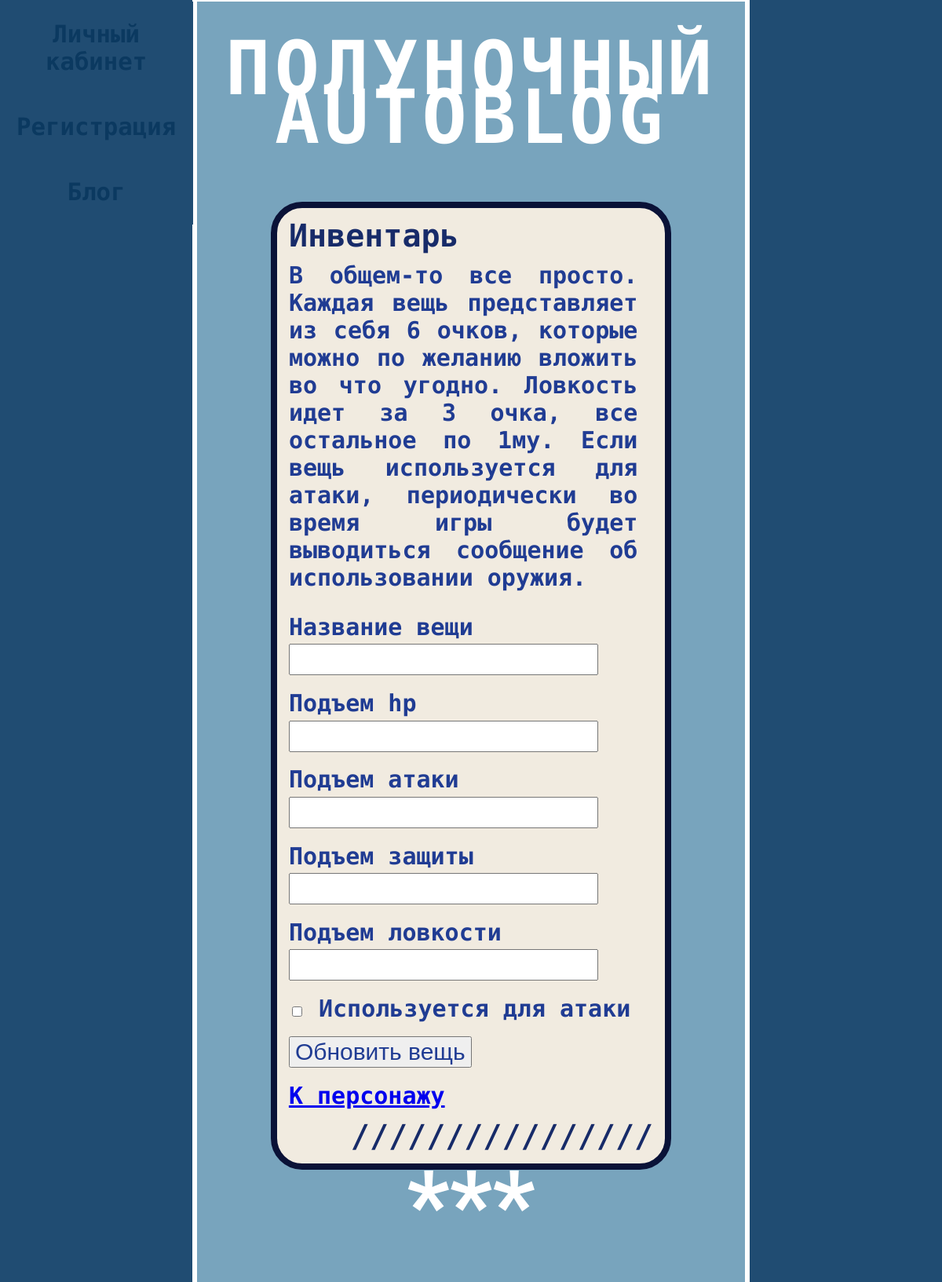
The app's page /profile/show_char/item/1 (signed in), older data.
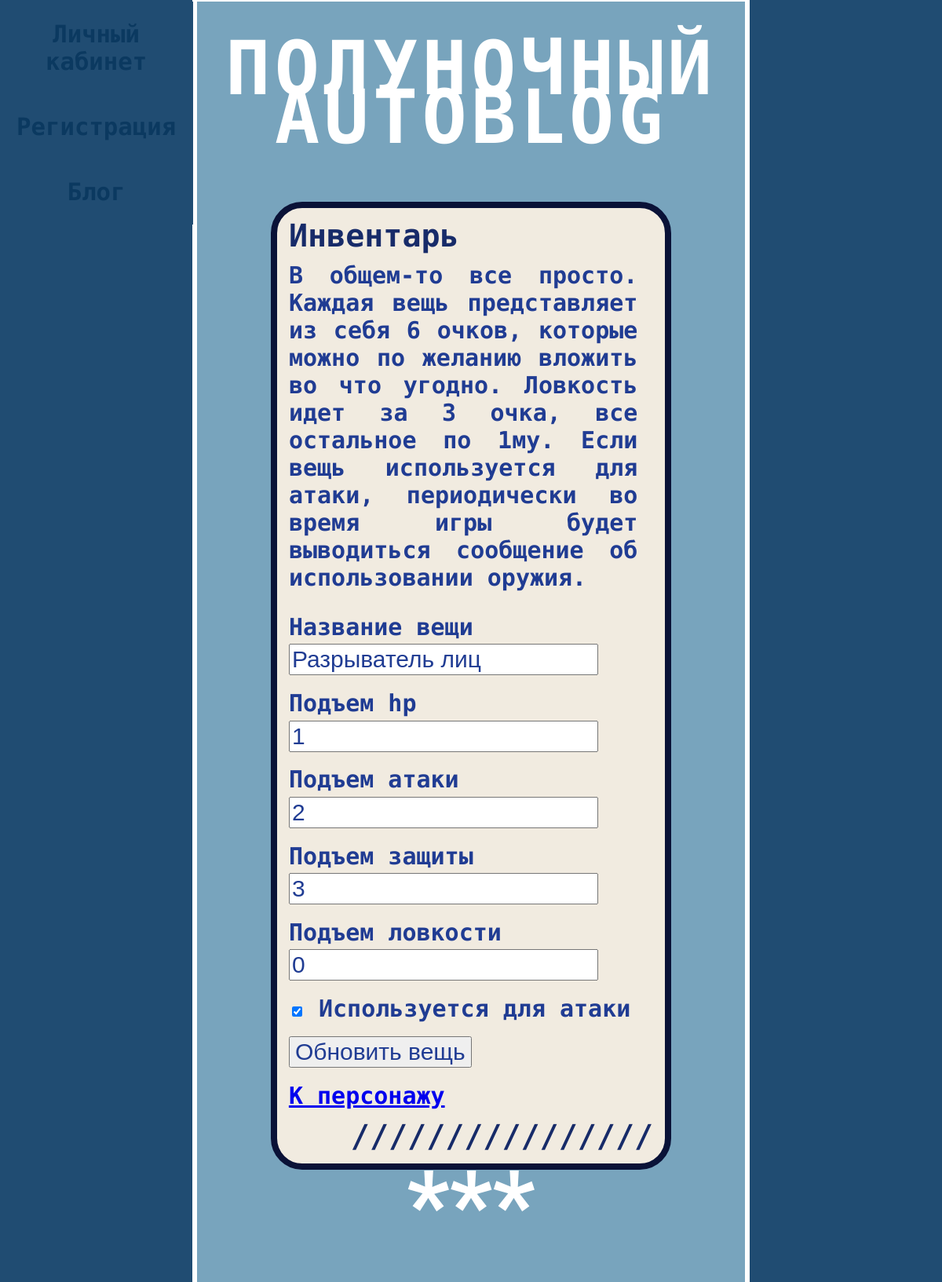
The same page, newer data.
### models.py (models this page shows, shortened)
class Items(db.Model):
    id = db.Column(db.Integer, primary_key=True)
    itemName = db.Column(db.String(50))
    itemMaxHp = db.Column(db.Integer)
    itemAttack = db.Column(db.Integer)
    itemDefense = db.Column(db.Integer)
    itemInitiative = db.Column(db.Integer)
    forAttack = db.Column(db.Boolean)
    char_id = db.Column(db.Integer, db.ForeignKey("characters.id"))

### app.py (the view, shortened to what this page needs)
@app.route("/profile/show_char/item/<id>", methods=["POST", "GET"])
@login_required
def show_item(id):
    char = getCharacterByUserId(current_user.get_id())
    items = getItemsByChar(char.id)
    itemsIds = list(map(lambda x: x.id, items))
    if int(id) not in itemsIds:
        return redirect(url_for("not_your_item"))
    item = getItem(id)
    form = ItemsPostForm()
    itemToForm(item, form)
    return render_template("show_item.html", menu=menu, title="Вещи", form=form)

### UserLogin.py (called while the page is built)
    def fromDB(self, user):
        self.__user = user
        return self

    def get_id(self):
        return self.__user.id

### app.py (called while the page is built)
@login_manager.user_loader
def load_user(user_id):
    return UserLogin().fromDB(getUser(user_id))

### models.py (called while the page is built)
def getItem(item_id):
    with db.session() as s:
        try:
            i = Items.query.get(item_id)
            return i
        except:
            print("Что-то пошло не так при загрузке вещи")

def getItemsByChar(char_id):
    with db.session() as s:
        try:
            its = Items.query.filter_by(char_id=char_id).all()
            if not its:
                print("Вещей не найдено")
                return its
            else:
                return its
        except:
            print("Что-то пошло не так при загрузке вещей")

def itemToForm(item, form):
    getattr(form, f"itemName").data = item.itemName
    getattr(form, f"itemMaxHp").data = item.itemMaxHp
    getattr(form, f"itemAttack").data = item.itemAttack
    getattr(form, f"itemDefense").data = item.itemDefense
    getattr(form, f"itemInitiative").data = item.itemInitiative
    getattr(form, f"forAttack").data = item.forAttack
    form.itemId = item.id

### templates/show_item.html (shortened to what this page needs)
{% extends "base.html"%}
{% block content %}
{{ super() }}
    <div class="post">
        <div class="nickname">Инвентарь</div>
        <div class="text"> В общем-то все просто. Каждая вещь представляет из себя 6 очков, которые можно по желанию вложить во что угодно.
        Ловкость идет за 3 очка, все остальное по 1му. Если вещь используется для атаки, периодически во время игры будет выводиться сообщение об использовании оружия.</div>
            <form action="" method="post" class="items">
            {% for field in form if field.name not in ['csrf_token']%}
                {% if field.name not in ['forAttack'] and field.type != "SubmitField" %}
                <p class="linename">{{ field.label() }}</p>
                {% endif %}
                {% if field.errors %}
                    {{ field(class="invalid")}}
                {% for e in field.errors %}
                <div class="flMsg errorInv">{{ e }}</div>
                {% endfor %}
                {% else %}
                {% if field.name in ['forAttack'] %}
                <p class="linename forAttack">{{ form.forAttack() }} {{ form.forAttack.label() }} </p>
                {% else %}
                {{ field() }}
                {% endif %}
                {% endif %}
            {% endfor %}
                <p class="linename"><a href="{{ url_for('show_char')}}">К персонажу</a></p>
            </form>
        <div class="dateandtime">////////////////</div>
        </div>
    <div class="sign-wrap-3">
        <span class="sign_word">***</span>
    </div>
{% endblock %}

Row changes from the older to the newer data that the page shows:
now on this page (row edited): Items: itemName "Разрыватель лиц" "1" "2" "3" "0"
Text that changed along with them:
form field forAttack: "☐" → "☑"
